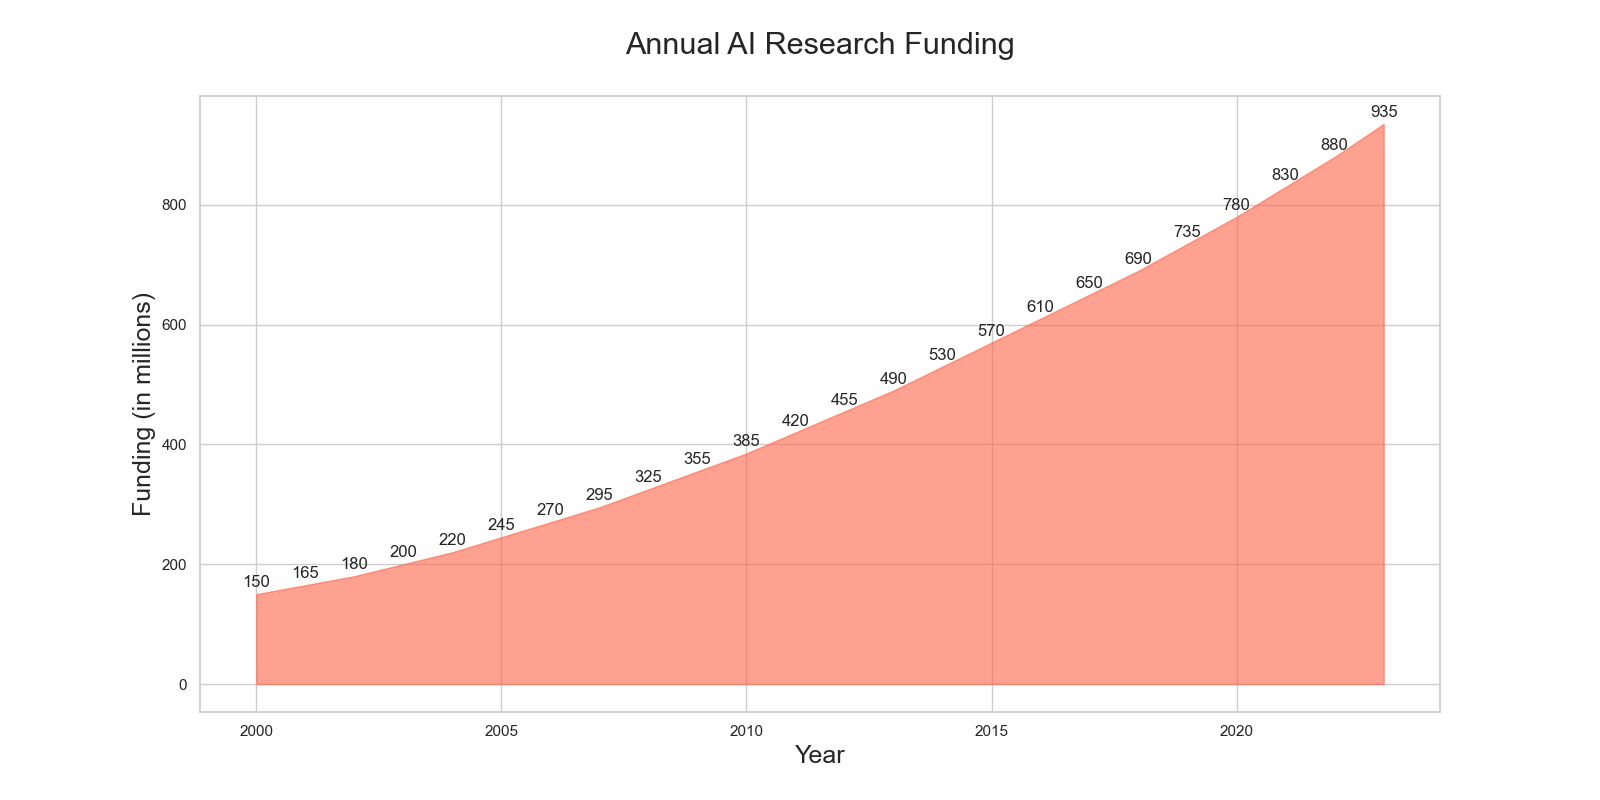

Source code (Python):

import matplotlib.pyplot as plt

# Data
years = [
    2000, 2001, 2002, 2003, 2004, 2005, 2006, 2007, 2008, 2009, 
    2010, 2011, 2012, 2013, 2014, 2015, 2016, 2017, 2018, 2019, 
    2020, 2021, 2022, 2023
]
funding = [
    150, 165, 180, 200, 220, 245, 270, 295, 325, 355, 
    385, 420, 455, 490, 530, 570, 610, 650, 690, 735, 
    780, 830, 880, 935
]

# Plot
plt.figure(figsize=(16, 8))
plt.fill_between(years, funding, color='#FF6347', alpha=0.6)

# Titles and labels
plt.title('Annual AI Research Funding', fontsize=22, pad=30)
plt.xlabel('Year', fontsize=18)
plt.ylabel('Funding (in millions)', fontsize=18)

# Annotations
for i, txt in enumerate(funding):
    plt.annotate(txt, (years[i], funding[i]), textcoords="offset points", xytext=(0, 5), ha='center')

# Display the plot
plt.show()
